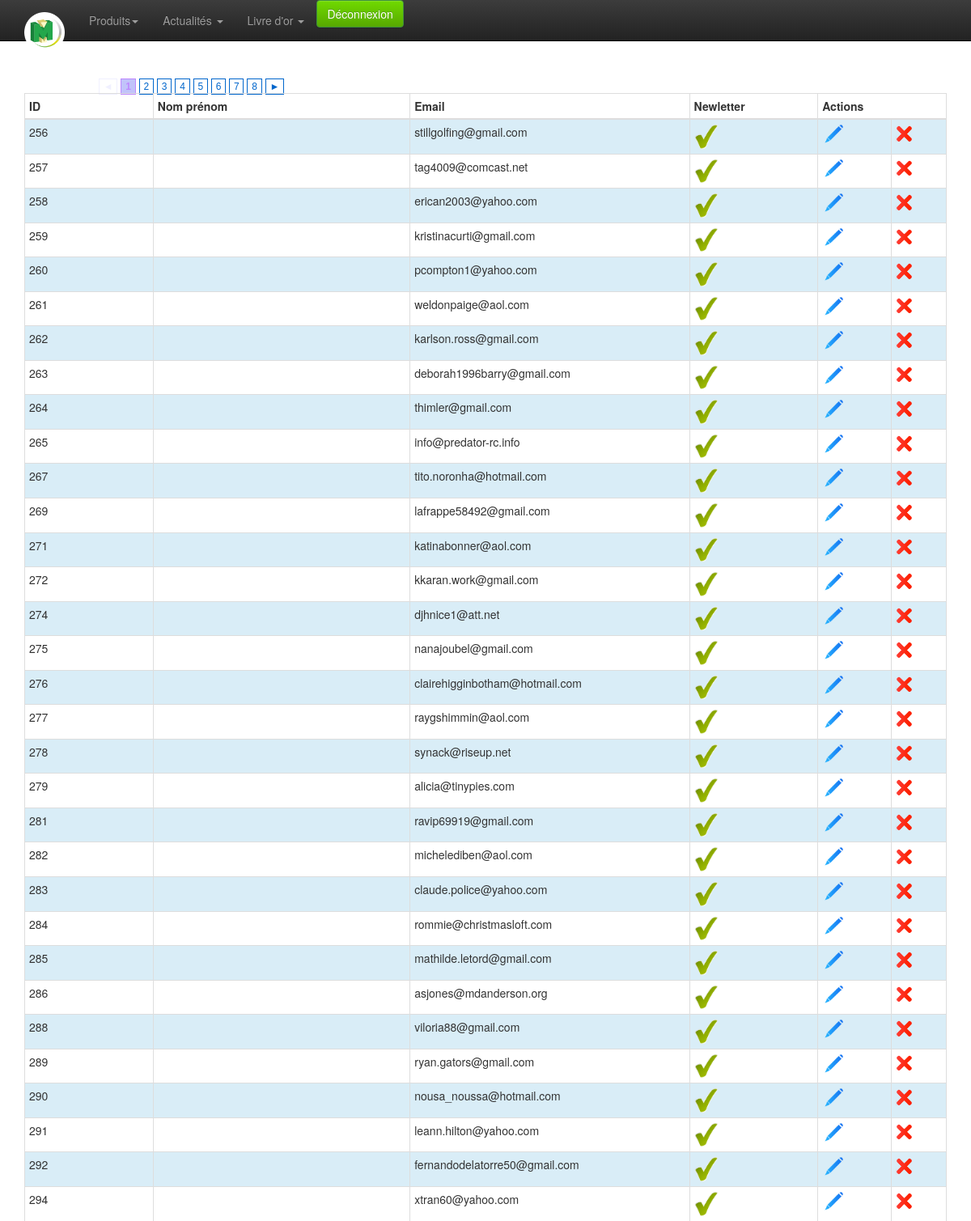
Screenshot of /admin/contact-list.php (signed in, upper part) with the database file from the repository.
### tables this page shows
CREATE TABLE `contact` (
  `id` int(10) unsigned NOT NULL AUTO_INCREMENT,
  `firstname` varchar(250) DEFAULT NULL,
  `name` varchar(250) DEFAULT NULL,
  `adresse` varchar(250) NOT NULL,
  `cp` varchar(10) NOT NULL,
  `ville` varchar(100) NOT NULL,
  `email` varchar(250) DEFAULT NULL,
  `tel` varchar(50) DEFAULT NULL,
  `message` text DEFAULT NULL,
  `newsletter` tinyint(4) NOT NULL DEFAULT 0,
  `fromgoldbook` tinyint(4) NOT NULL DEFAULT 0,
  `fromcontact` tinyint(4) NOT NULL DEFAULT 0,
  PRIMARY KEY (`id`)
);

### admin/classes/StorageManager.php (called while the page is built, shortened)
<?php
class StorageManager{
	protected function dbConnect() {
		try {
			$this->mysqli = new mysqli ( DBHOST, DBUSER, DBPASSWD, DBNAME ) ;
		} catch (Exception $e) {
			throw new Exception("Erreur Connexion DB ". $e->getMessage());
		}
	}
}
?>

### admin/classes/Contact.php (called while the page is built, shortened)
<?php
require_once("StorageManager.php");
class Contact extends StorageManager {
	public function contactGet( $id, $offset, $count ) {
		try {
			if (!isset($id)){
				if (isset($offset) && isset($count)) {
					$sql = "SELECT * FROM `contact` ORDER BY `name` ASC LIMIT ". $offset .",". $count .";" ;
				} else {
					$sql = "SELECT * FROM `contact` ORDER BY `name`;" ;
				}
			} else {
				$sql = "SELECT * FROM `contact` WHERE id=". $id;
			}
			$new_array = null;
			$result = mysqli_query($this->mysqli,$sql);
			while( $row = mysqli_fetch_assoc( $result)){
				$new_array[] = $row;
			}
			return $new_array;
		} catch (Exception $e) {
			throw new Exception("Erreur Mysql contactGet ". $e->getMessage());
			return "errrrrrrooooOOor";
		}
	}
	public function contactNumberGet(){
		try {
			$requete = "SELECT count(*) as nb FROM `contact`;" ;
			$new_array = null;
			$result = mysqli_query($this->mysqli,$requete);
			while( $row = mysqli_fetch_assoc( $result)){
				$new_array[] = $row;
			}
			return $new_array[0]['nb'];
		} catch (Exception $e) {
			throw new Exception("Erreur Mysql contactGet ". $e->getMessage());
			return "errrrrrrooooOOor";
		}
	}
}

### admin/contact-list.php (the view, shortened to what this page needs)
<?php include_once 'classes/pagination.php';?>
<?php
	require 'classes/Contact.php';
	$contact = new Contact();
	$total = $contact->contactNumberGet();
	$epp = 50;
	$nbPages = ceil($total/$epp);
	$current = 1;
	$start = ($current * $epp - $epp);
	$result = $contact->contactGet(null, $start, $epp);
?>
<!doctype html>
<html class="no-js" lang="en">
<head>
	<?php include_once 'inc-meta.php';?>
</head>
<body>
	<?php require_once 'inc-menu.php';?>
	<div class="container">
		<div class="row">
			<div class="col-xs-12 col-sm-12 col-md-12">
				<?php echo paginate('contact-list.php', '?p=', $nbPages, $current); ?>
			</div>
		</div>
		<div class="row">
			<div class="col-xs-12 col-sm-12 col-md-12">
				<table class="table table-hover table-bordered table-condensed table-striped" >
					<thead>
						<tr>
							<th class="col-md-1" style="">
								ID
							</th>
							<th class="col-md-2" style="">
								Nom prénom
							</th>
							<th class="col-md-2" style="">
								Email
							</th>
							<th class="col-md-1" style="">
								Newletter
							</th>
							<th class="col-md-1" colspan="2" style="">
								Actions
							</th>
						</tr>
					</thead>
					<tbody>
						<?php
						if (!empty($result)) {
							$i=0;
							foreach ($result as $value) {
							$i++;
							if($value['newsletter']=='1') {
								$online = 'check';
							} else {
								$online = 'vide';
							}
							?>
							<tr class="<?php if ($i%2!=0) echo 'info'?>">
								<td><?php echo $value['id']?></td>
								<td><?php echo $value['name'] ."  ". $value['firstname']?></td>
								<td><?php echo $value['email']?></td>
								<td><img src="img/<?php echo $online ?>.png" width="30" ></td>
								<td><a href="contact-edit.php?id=<?php echo $value['id'] ?>"><img src="img/modif.png" width="30" alt="Modifier" ></a></td>
								<td>
								<img src="img/del.png" width="20" alt="Supprimer" onclick="$('.supp<?php echo $value['id']?>').css('display', 'block');"> </td>
							</tr>
							<?php } ?>
						<?php } ?>
					</tbody>
				</table>
			</div>
		</div>
	</div>
</body>
</html>

### admin/css/style.css (style rules this page uses)
body { padding-top: 60px; padding-bottom: 40px; }

### rows the page displays
contact: id "256", email "stillgolfing@gmail.com"
contact: id "257", email "tag4009@comcast.net"
contact: id "258", email "erican2003@yahoo.com"
contact: id "259", email "kristinacurti@gmail.com"
contact: id "260", email "pcompton1@yahoo.com"
contact: id "261", email "weldonpaige@aol.com"
contact: id "262", email "karlson.ross@gmail.com"
contact: id "263", email "deborah1996barry@gmail.com"
contact: id "264", email "thimler@gmail.com"
contact: id "265", email "info@predator-rc.info"
contact: id "267", email "tito.noronha@hotmail.com"
contact: id "269", email "lafrappe58492@gmail.com"
contact: id "271", email "katinabonner@aol.com"
contact: id "272", email "kkaran.work@gmail.com"
contact: id "274", email "djhnice1@att.net"
contact: id "275", email "nanajoubel@gmail.com"
contact: id "276", email "clairehigginbotham@hotmail.com"
contact: id "277", email "raygshimmin@aol.com"
contact: id "278", email "synack@riseup.net"
contact: id "279", email "alicia@tinypies.com"
contact: id "281", email "ravip69919@gmail.com"
contact: id "282", email "michelediben@aol.com"
contact: id "283", email "claude.police@yahoo.com"
contact: id "284", email "rommie@christmasloft.com"
contact: id "285", email "mathilde.letord@gmail.com"
contact: id "286", email "asjones@mdanderson.org"
contact: id "288", email "viloria88@gmail.com"
contact: id "289", email "ryan.gators@gmail.com"
contact: id "290", email "nousa_noussa@hotmail.com"
contact: id "291", email "leann.hilton@yahoo.com"
contact: id "292", email "fernandodelatorre50@gmail.com"
contact: id "294", email "xtran60@yahoo.com"
